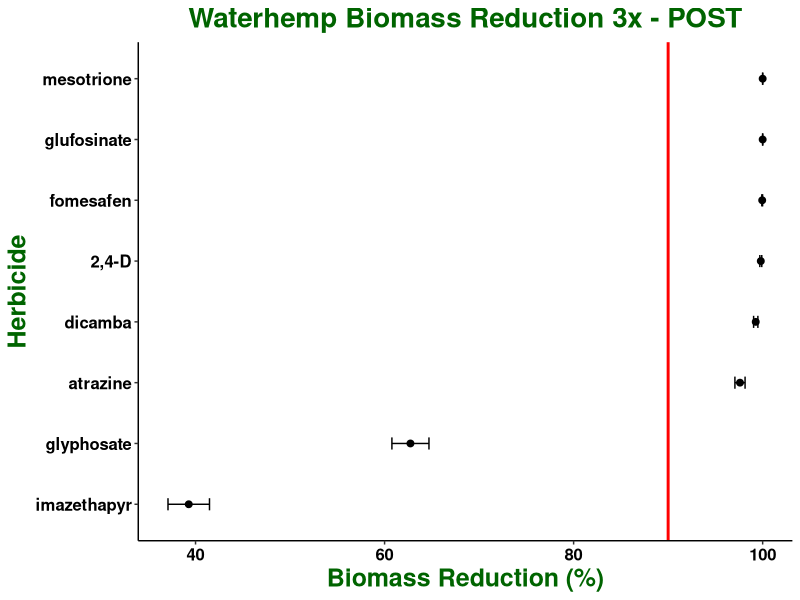
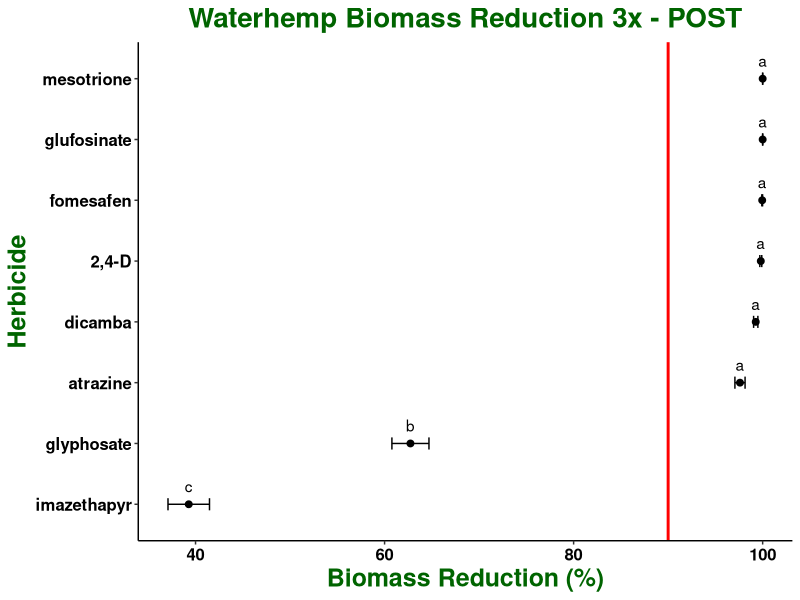

Write R code to recreate these figures, in order. (Note: this script raises an error after producing the figures.)
## ---- chunk 1

knitr::opts_chunk$set(echo = TRUE)
library(tidyverse)
library(ggplot2)
library(car)
library(emmeans)
library(multcompView)
library(glmmTMB)
library(ggpubr)

## ---- chunk 2

waterhemp <- read.csv("All POST_Reduction_3x.csv")

str(waterhemp)

waterhemp$run <- as.factor(waterhemp$run)

waterhemp$pop <- as.factor(waterhemp$pop)

waterhemp$herb <- as.factor(waterhemp$herb)

waterhemp$rate <- as.factor(waterhemp$rate)

waterhemp$rep <- as.factor(waterhemp$rep)

str(waterhemp)

## ---- chunk 3

## Summarizes data.
## Gives count, mean, standard deviation, standard error of the mean, and confidence interval (default 95%).
##   data: a data frame.
##   measurevar: the name of a column that contains the variable to be summarized
##   groupvars: a vector containing names of columns that contain grouping variables
##   na.rm: a boolean that indicates whether to ignore NA's
##   conf.interval: the percent range of the confidence interval (default is 95%)
summarySE <- function(data=NULL, measurevar, groupvars=NULL, na.rm=TRUE,
                      conf.interval=.95, .drop=TRUE) {
    library(plyr)

    # New version of length which can handle NA's: if na.rm==T, don't count them
    length2 <- function (x, na.rm=TRUE) {
        if (na.rm) sum(!is.na(x))
        else       length(x)
    }

    # This does the summary. For each group's data frame, return a vector with
    # N, mean, and sd
    datac <- ddply(data, groupvars, .drop=.drop,
      .fun = function(xx, col) {
        c(N    = length2(xx[[col]], na.rm=na.rm),
          mean = mean   (xx[[col]], na.rm=na.rm),
          sd   = sd     (xx[[col]], na.rm=na.rm)
        )
      },
      measurevar
    )

    # Rename the "mean" column    
    datac <- rename(datac, c("mean" = measurevar))

    datac$se <- datac$sd / sqrt(datac$N)  # Calculate standard error of the mean

    # Confidence interval multiplier for standard error
    # Calculate t-statistic for confidence interval: 
    # e.g., if conf.interval is .95, use .975 (above/below), and use df=N-1
    ciMult <- qt(conf.interval/2 + .5, datac$N-1)
    datac$ci <- datac$se * ciMult

    return(datac)
}

## ---- chunk 4

summary <- summarySE(waterhemp, measurevar = "bio_red", groupvars = "herb")

summary

## ---- chunk 5

plot_RAW <- ggplot(summary, aes(x = bio_red*100, y = reorder(herb, bio_red))) + 
  geom_point(size = 2) + 
  geom_vline(xintercept = 90, size = 1, colour = "red") +
  geom_errorbar(aes(xmin = (bio_red*100) - (ci*100), xmax = (bio_red*100) + (ci*100), width = 0.2)) + 
  labs(title = "Waterhemp Biomass Reduction 3x - POST", x = "Biomass Reduction (%)", y = "Herbicide") + 
  theme_classic() + 
  theme (plot.title = element_text(face = "bold", hjust = 0.5, size = 20, colour = "darkgreen"), 
         axis.title = element_text(face = "bold", size = 18, colour = "darkgreen"), 
         axis.text = element_text(face = "bold", size = 12, colour = "black"))

plot_RAW

## ---- chunk 6

model <- glmmTMB(bio_red ~ herb + (1|run) + (1|pop), data = waterhemp, beta_family(link = "logit"))

## ---- chunk 7

summary(model)

## ---- chunk 8

glmmTMB:::Anova.glmmTMB(model)

## ---- chunk 9

emm_herb <- emmeans(model, ~ herb, adjust = "tukey", type = "response", contr = "pairwise")

emm_herb

CLD_emm_herb <- if(requireNamespace("multcomp")) {
    multcomp::cld(emm_herb$emmeans, alpha = 0.05, Letters=letters, adjust="tukey", reversed = TRUE)}

CLD_emm_herb

## ---- chunk 10

plot_RAW + geom_text(aes(label = c("a", "a", "a", "a", "a", "b", "c", "a")), vjust = -1) +
  ggsave("All POST 3x_RAW.BETA Tukey HSD.jpeg", units="in", width=8, height=5, dpi=600)
